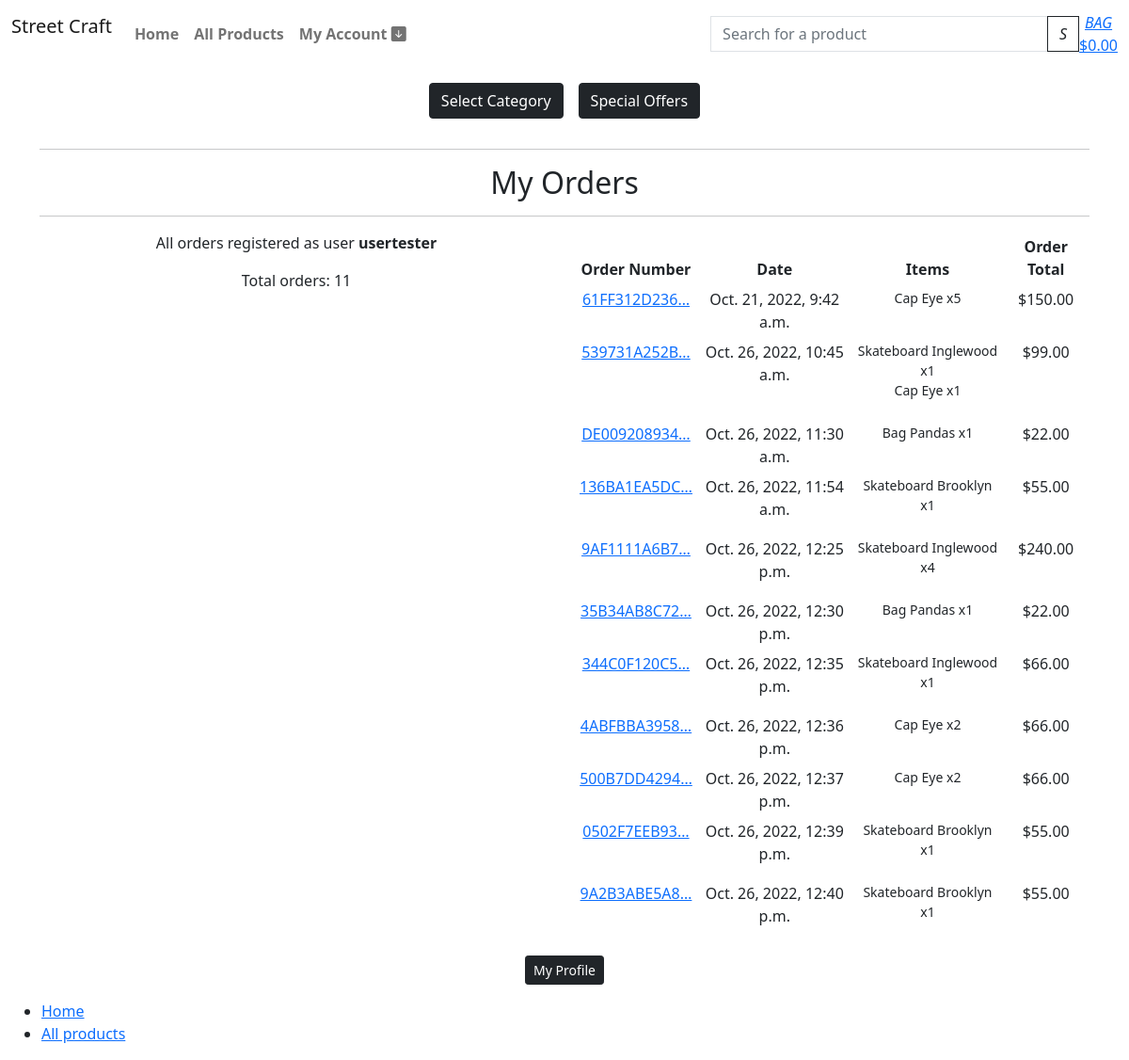
Page /profile/my-orders/ (signed in) on the committed database.
### checkout/models.py (models this page shows, shortened)
class Order(models.Model):
    order_number = models.CharField(max_length=32, null=False, editable=False)
    user_profile = models.ForeignKey(UserProfile, on_delete=models.SET_NULL,
                                     null=True, blank=True, related_name='orders')
    full_name = models.CharField(max_length=50, null=False, blank=False)
    email = models.EmailField(max_length=254, null=False, blank=False)
    phone_number = models.CharField(max_length=20, null=False, blank=False)
    country = CountryField(blank_label='Country *', null=False, blank=False)
    postcode = models.CharField(max_length=20, null=True, blank=True)
    town_or_city = models.CharField(max_length=40, null=False, blank=False)
    street_address1 = models.CharField(max_length=80, null=False, blank=False)
    street_address2 = models.CharField(max_length=80, null=True, blank=True)
    county = models.CharField(max_length=80, null=True, blank=True)
    date = models.DateTimeField(auto_now_add=True)
    delivery_cost = models.DecimalField(max_digits=6, decimal_places=2, null=False, default=0)
    order_total = models.DecimalField(max_digits=10, decimal_places=2, null=False, default=0)
    grand_total = models.DecimalField(max_digits=10, decimal_places=2, null=False, default=0)
    original_bag = models.TextField(null=False, blank=False, default='')
    stripe_pid = models.CharField(max_length=254, null=False, blank=False, default='')
    STATUS_A = 'Payment Approved'
    STATUS_ONE = 'Order sent to separation'
    STATUS_TWO = 'Order picked'
    STATUS_THREE = 'Order packed'
    STATUS_FOUR = 'Order shipped'
    STATUS_FIVE = 'Order delivered'
    ORDER_STATUS = [
        (STATUS_A, 'Payment Approved'),
        (STATUS_ONE, 'Order sent to separation'),
        (STATUS_TWO, 'Order picked'),
        (STATUS_THREE, 'Order packed'),
        (STATUS_FOUR, 'Order shipped'),
        (STATUS_FIVE, 'Order delivered')
        ]
    status = models.CharField(
        max_length=25,
        choices=ORDER_STATUS,
        blank=False, default=STATUS_A
        )

class OrderLineItem(models.Model):
    order = models.ForeignKey(Order, null=False, blank=False, on_delete=models.CASCADE, related_name='lineitems')
    product = models.ForeignKey(Product, null=False, blank=False, on_delete=models.CASCADE)
    quantity = models.IntegerField(null=False, blank=False, default=0)
    lineitem_total = models.DecimalField(max_digits=6, decimal_places=2, null=False, blank=False, editable=False)

### products/models.py (models this page shows, shortened)
class Product(models.Model):
    sku = models.SmallAutoField(primary_key=True)
    name = models.CharField(max_length=150, unique=True)
    release_date = models.DateTimeField(auto_now_add=True)
    category = models.ForeignKey('Category', null=True, blank=True, on_delete=models.SET_NULL)
    description = models.TextField()
    price = models.DecimalField(max_digits=6, decimal_places=2)
    offer_active = models.BooleanField(default=False)
    offer = models.ForeignKey(Offer, null=True, blank=True, on_delete=models.SET_NULL)
    rating = models.DecimalField(max_digits=6, decimal_places=2, null=True, blank=True)
    product_image = models.ImageField(null=True, blank=True)
    product_image_url = models.URLField(max_length=1024, null=True, blank=True)
    slug = models.SlugField(max_length=254, null=True, blank=True, unique=True)
    class Meta:
        ordering = ['-release_date']

### profiles/views.py (the view)
# urls.py: path('my-orders/', views.orders_list, name='orders_list'),
@login_required
def orders_list(request):
    profile = get_object_or_404(UserProfile, user=request.user)
    orders = profile.orders.all()
    total_orders_list = orders.count()
    context = {
        'orders': orders,
        'total_orders_list': total_orders_list
    }
    return render(request, 'profiles/orders_list.html', context)

### shopbag/contexts.py (called while the page is built, shortened)
def bag_contents(request):
    bag_items = []
    total = 0
    product_count = 0
    bag = request.session.get('bag', {})
    if total < settings.FREE_DELIVERY_THRESHOLD:
        delivery = total * Decimal(settings.STANDARD_DELIVERY_PERCENTAGE / 100)
        free_delivery_delta = settings.FREE_DELIVERY_THRESHOLD - total
    else:
        delivery = 0
        free_delivery_delta = 0
    grand_total = delivery + total
    context = {
        'bag_items': bag_items,
        'total': total,
        'product_count': product_count,
        'delivery': delivery,
        'free_delivery_delta': free_delivery_delta,
        'free_delivery_threshold': settings.FREE_DELIVERY_THRESHOLD,
        'grand_total': grand_total,
    }
    return context

### templates/profiles/orders_list.html
{% extends "base.html" %}
{% load i18n %}
{% block content %}
<div class="container text-center">
    <hr>
    <h2 class="m-2">My Orders</h2>
    <hr>
</div>
{% load account %}
<div class="container text-center">
    <div class="row">
        {% if orders %}
        <div class="col-12 col-lg-6">
            <p>All orders registered as user <strong>{% user_display user %}</strong></p>
            <p>Total orders: {{ total_orders_list }}</p>
        </div>
        <div class="col-12 col-lg-6 table-responsive">
            <table class="table table-sm table-borderless">
                <thead>
                    <tr>
                        <th>Order Number</th>
                        <th>Date</th>
                        <th>Items</th>
                        <th>Order Total</th>
                    </tr>
                </thead>
                <tbody>
                    {% for order in orders %}
                        <tr>
                            <td>
                                <a href="{% url 'order_details' order.order_number %}"
                                title="{{ order.order_number }}">
                                    {{ order.order_number|truncatechars:12 }}
                                </a>
                            </td>
                            <td>{{ order.date }}</td>
                            <td>
                                <ul class="list-unstyled">
                                    {% for item in order.lineitems.all %}
                                        <li class="small">
                                            {{ item.product.name }} x{{ item.quantity }}
                                        </li>
                                    {% endfor %}
                                </ul>
                            </td>
                            <td>${{ order.grand_total }}</td>
                        </tr>
                    {% endfor %}
                </tbody>
            </table>
        </div>
        {% else %}
        <div class="container text-center">
            <p>We have not identified any orders finalized with the user </p>
            <a class="btn btn-sm btn-dark" href="{% url 'products' %}">Back to Shop</a>
        </div>
        {% endif %}
        <div class="container text-center">
            <a class="btn btn-sm btn-dark" href="{% url 'profile' %}">My Profile</a>
        </div>
    </div>
</div>
{%endblock%}

### rows in the picture
Order: order_number "61FF312D236…", date "Oct. 21, 2022, 9:42 a.m.", grand_total "150.00"
OrderLineItem: product.name "Cap Eye", quantity "5"
Order: order_number "539731A252B…", date "Oct. 26, 2022, 10:45 a.m.", grand_total "99.00"
OrderLineItem: product.name "Skateboard Inglewood", quantity "1"
OrderLineItem: product.name "Cap Eye", quantity "1"
Order: order_number "DE009208934…", date "Oct. 26, 2022, 11:30 a.m.", grand_total "22.00"
OrderLineItem: product.name "Bag Pandas", quantity "1"
Order: order_number "136BA1EA5DC…", date "Oct. 26, 2022, 11:54 a.m.", grand_total "55.00"
OrderLineItem: product.name "Skateboard Brooklyn", quantity "1"
Order: order_number "9AF1111A6B7…", date "Oct. 26, 2022, 12:25 p.m.", grand_total "240.00"
OrderLineItem: product.name "Skateboard Inglewood", quantity "4"
Order: order_number "35B34AB8C72…", date "Oct. 26, 2022, 12:30 p.m.", grand_total "22.00"
OrderLineItem: product.name "Bag Pandas", quantity "1"
Order: order_number "344C0F120C5…", date "Oct. 26, 2022, 12:35 p.m.", grand_total "66.00"
OrderLineItem: product.name "Skateboard Inglewood", quantity "1"
Order: order_number "4ABFBBA3958…", date "Oct. 26, 2022, 12:36 p.m.", grand_total "66.00"
OrderLineItem: product.name "Cap Eye", quantity "2"
Order: order_number "500B7DD4294…", date "Oct. 26, 2022, 12:37 p.m.", grand_total "66.00"
OrderLineItem: product.name "Cap Eye", quantity "2"
Order: order_number "0502F7EEB93…", date "Oct. 26, 2022, 12:39 p.m.", grand_total "55.00"
OrderLineItem: product.name "Skateboard Brooklyn", quantity "1"
Order: order_number "9A2B3ABE5A8…", date "Oct. 26, 2022, 12:40 p.m.", grand_total "55.00"
OrderLineItem: product.name "Skateboard Brooklyn", quantity "1"

### other values in the picture
{{ total_orders_list }} "11"
